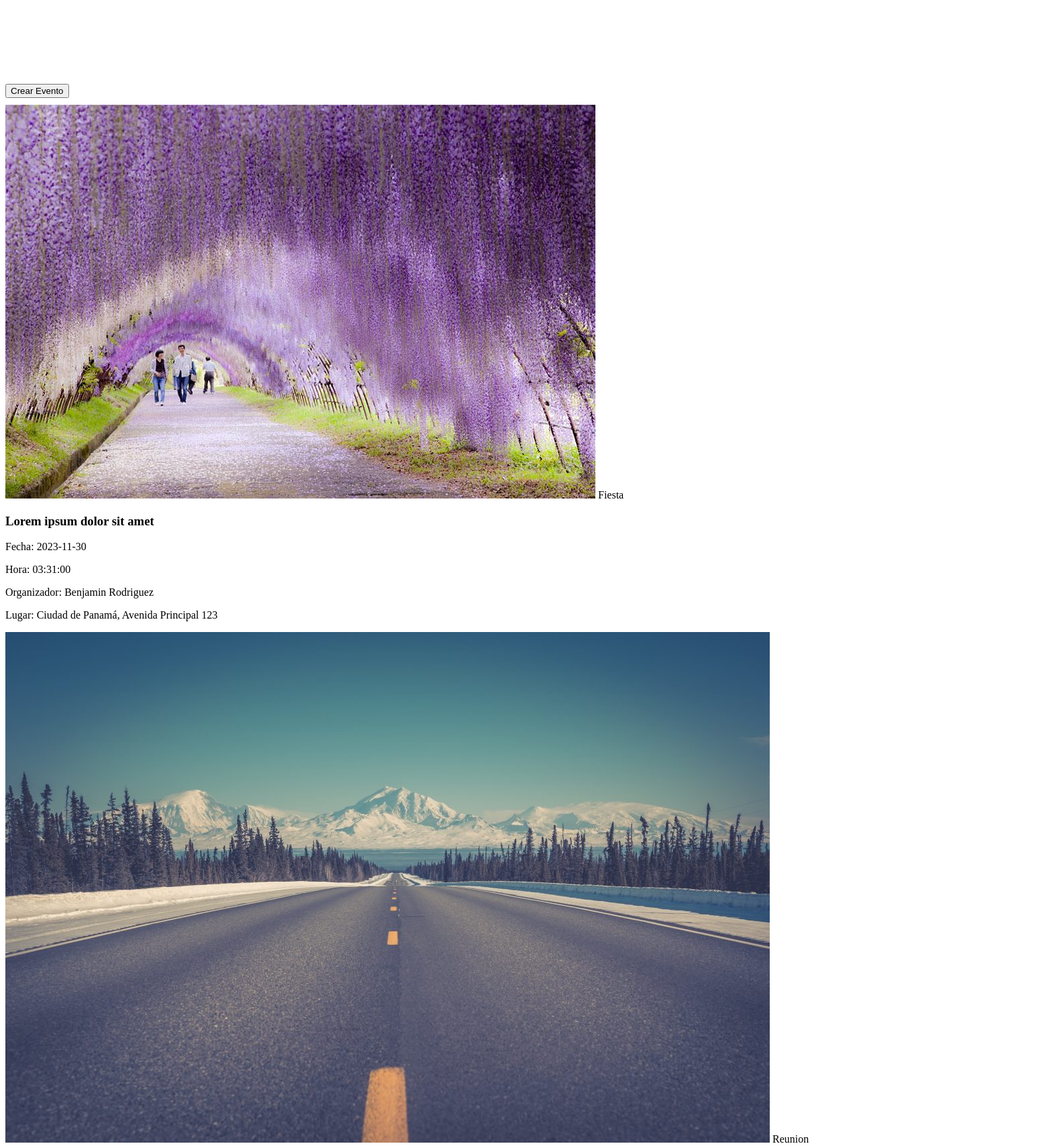
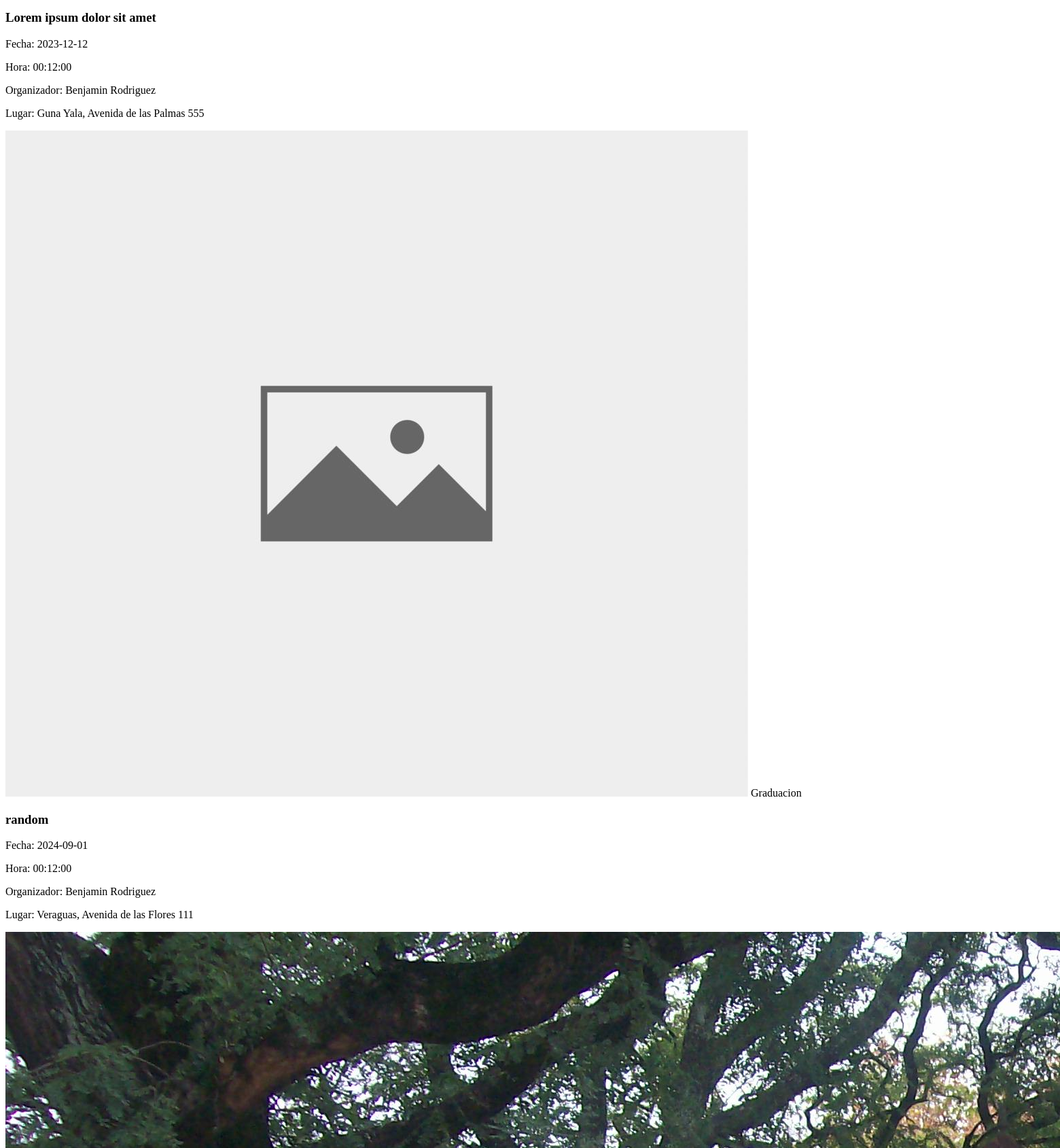
The page /paginas/misEventos.php (signed in, upper part) on the database its author committed (2 pictures, top to bottom).
### tables this page shows
CREATE TABLE `evento` (
  `idEvento` int(11) NOT NULL,
  `nombre` varchar(100) DEFAULT NULL,
  `descripcion` text DEFAULT NULL,
  `fecha` date DEFAULT NULL,
  `hora` time DEFAULT NULL,
  `idUsuarioOrganizador` int(11) DEFAULT NULL,
  `idLugar` int(11) DEFAULT NULL,
  `imagenEvento` varchar(255) DEFAULT NULL
);

CREATE TABLE `usuario` (
  `idUsuario` int(11) NOT NULL,
  `nombre` varchar(50) DEFAULT NULL,
  `apellido` varchar(50) DEFAULT NULL,
  `correoElectronico` varchar(100) DEFAULT NULL,
  `contrasena` varchar(255) DEFAULT NULL,
  `rol` varchar(20) DEFAULT NULL CHECK (`rol` in ('administrador','usuario'))
);

CREATE TABLE `lugar` (
  `idLugar` int(11) NOT NULL,
  `nombreLugar` varchar(100) DEFAULT NULL,
  `direccion` varchar(255) DEFAULT NULL
);

### clases/conexion/conexion.php (called while the page is built, shortened)
<?php
class conection {
    private $server;
    private $user;
    private $password;
    private $database;
    private $port;
    private $conection;
    function __construct(){
        $listdata = $this->dataConection();
        $this->conection = new mysqli($this->server, $this->user, $this->password, $this->database, $this->port);
    }
    private function dataConection(){
        $direction = dirname(__FILE__);
        $jsondata = file_get_contents($direction . "/" . "config");
        return json_decode($jsondata, true);
    }
    private function convertUTF8($array){
        array_walk_recursive($array, function(&$item, $key){
            if(!mb_detect_encoding($item, 'utf-8', true)){
                $item = utf8_encode($item);
            }
        });
        return $array;
    }
    public function getData($query){
        $result = $this->conection->query($query);
        $resultArray = array();
        foreach ($result as $key ) {
            $resultArray[] = $key;
        }
        return $this->convertUTF8($resultArray);
    }
}
?>

### clases/eventos.class.php (called while the page is built, shortened)
<?php
require_once 'conexion/conexion.php';
class event extends conection
{
    public function getEventsByUser($userId)
    {
        $_responses = new responses;
        $query = "SELECT * FROM evento WHERE idUsuarioOrganizador = '$userId'";
        $events = parent::getData($query);
        if ($events) {
            $response = $_responses->response;
            $response["result"] = array("events" => $events);
            return $response;
        } else {
            return $_responses->error_500("El usuario no tiene eventos creados");
        }
    }
}

### paginas/misEventos.php (the view, shortened to what this page needs)
    <?php
include_once('../clases/eventos.class.php');
$_event = new event;
$idUsuario = $_SESSION['usuario']['idUsuario'];
$dataArray = $_event->getEventsByUser($idUsuario);
if ($dataArray['status'] === 'ok') {
    $eventos = $dataArray['result'];
    ?>
    <div class="create-event-button-container">
        <button id="openModalBtn" class="styled-button" onclick="openCreateEventModal()">Crear Evento</button>
    </div>
    <div class="card-list">
        <?php foreach ($eventos['events'] as $evento) { ?>
            <div class="card-item" data-id="<?php echo $evento['idEvento']; ?>">
                <?php
                $imagenEvento = isset($evento['imagenEvento']) ? str_replace('./', '', $evento['imagenEvento']) : 'images/default.jpg';
                $evento['imagenEvento'] = $imagenEvento;
                ?>
                <img src="<?php echo $imagenEvento; ?>" alt="Card Image">
                <span class="event-type">
                    <?php echo isset($evento['nombre']) ? $evento['nombre'] : 'Nombre no disponible'; ?>
                </span>
                <h3>
                    <?php echo isset($evento['descripcion']) ? $evento['descripcion'] : 'Descripción no disponible'; ?>
                </h3>
                <p>Fecha:
                    <?= $evento['fecha']; ?>
                </p>
                <p>Hora:
                    <?= $evento['hora']; ?>
                </p>
                <?php
                $idOrganizador = $evento['idUsuarioOrganizador'];
                $queryOrganizador = "SELECT nombre, apellido FROM usuario WHERE idUsuario = '$idOrganizador'";
                $resultOrganizador = $_event->getData($queryOrganizador);
                if ($resultOrganizador && count($resultOrganizador) > 0):
                    $organizador = $resultOrganizador[0];
                    ?>
                    <p>Organizador:
                        <?= "{$organizador['nombre']} {$organizador['apellido']}"; ?>
                    </p>
                <?php else: ?>
                    <p>Organizador no encontrado</p>
                <?php endif; ?>
                <?php
                $idLugar = $evento['idLugar'];
                $queryLugar = "SELECT nombreLugar, direccion FROM lugar WHERE idLugar = '$idLugar'";
                $resultLugar = $_event->getData($queryLugar);
                if ($resultLugar && count($resultLugar) > 0):
                    $lugar = $resultLugar[0];
                    ?>
                    <p>Lugar:
                        <?= "{$lugar['nombreLugar']}, {$lugar['direccion']}"; ?>
                    </p>
                <?php else: ?>
                    <p>Lugar no encontrado</p>
                <?php endif; ?>
            </div>
        <?php } ?>
    </div>
    <?php
}
?>

### paginas/misEventos.php (style rules this page uses)
.create-event-button-container { margin-top: 125px; }
.card-list { margin-top: 10px; }

### rows shown on the page
evento: imagenEvento (picture), nombre "Fiesta", descripcion "Lorem ipsum dolor sit amet", fecha "2023-11-30", hora "03:31:00", idUsuarioOrganizador.nombre "Benjamin", idUsuarioOrganizador.apellido "Rodriguez", idLugar.nombreLugar "Ciudad de Panamá", idLugar.direccion "Avenida Principal 123"
evento: imagenEvento (picture), nombre "Reunion", descripcion "Lorem ipsum dolor sit amet", fecha "2023-12-12", hora "00:12:00", idUsuarioOrganizador.nombre "Benjamin", idUsuarioOrganizador.apellido "Rodriguez", idLugar.nombreLugar "Guna Yala", idLugar.direccion "Avenida de las Palmas 555"
evento: imagenEvento (picture), nombre "Graduacion", descripcion "random", fecha "2024-09-01", hora "00:12:00", idUsuarioOrganizador.nombre "Benjamin", idUsuarioOrganizador.apellido "Rodriguez", idLugar.nombreLugar "Veraguas", idLugar.direccion "Avenida de las Flores 111"
evento: imagenEvento (picture)
